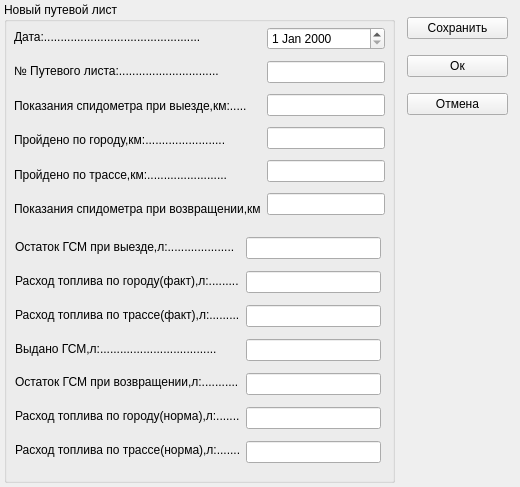
<?xml version="1.0" encoding="UTF-8"?>
<ui version="4.0">
 <class>addGsm</class>
 <widget class="QWidget" name="addGsm">
  <property name="geometry">
   <rect>
    <x>0</x>
    <y>0</y>
    <width>520</width>
    <height>487</height>
   </rect>
  </property>
  <property name="windowTitle">
   <string>Добавить путевой лист</string>
  </property>
  <widget class="QGroupBox" name="groupBox">
   <property name="geometry">
    <rect>
     <x>4</x>
     <y>2</y>
     <width>391</width>
     <height>481</height>
    </rect>
   </property>
   <property name="title">
    <string>Новый путевой лист</string>
   </property>
   <widget class="QWidget" name="layoutWidget">
    <property name="geometry">
     <rect>
      <x>10</x>
      <y>20</y>
      <width>371</width>
      <height>201</height>
     </rect>
    </property>
    <layout class="QHBoxLayout" name="horizontalLayout">
     <item>
      <layout class="QVBoxLayout" name="verticalLayout_3">
       <item>
        <widget class="QLabel" name="label">
         <property name="text">
          <string>Дата:...............................................</string>
         </property>
        </widget>
       </item>
       <item>
        <widget class="QLabel" name="label_2">
         <property name="text">
          <string>№ Путевого листа:..............................</string>
         </property>
        </widget>
       </item>
       <item>
        <widget class="QLabel" name="label_5">
         <property name="text">
          <string>Показания спидометра при выезде,км:.....</string>
         </property>
        </widget>
       </item>
       <item>
        <widget class="QLabel" name="label_3">
         <property name="text">
          <string>Пройдено по городу,км:........................</string>
         </property>
        </widget>
       </item>
       <item>
        <widget class="QLabel" name="label_4">
         <property name="text">
          <string>Пройдено по трассе,км:........................</string>
         </property>
        </widget>
       </item>
       <item>
        <widget class="QLabel" name="label_6">
         <property name="text">
          <string>Показания спидометра при возвращении,км</string>
         </property>
        </widget>
       </item>
      </layout>
     </item>
     <item>
      <layout class="QVBoxLayout" name="verticalLayout">
       <item>
        <widget class="QDateEdit" name="lineDate"/>
       </item>
       <item>
        <widget class="QLineEdit" name="lineNumber"/>
       </item>
       <item>
        <widget class="QLineEdit" name="lineStartMileage"/>
       </item>
       <item>
        <widget class="QLineEdit" name="linePoGorodu"/>
       </item>
       <item>
        <widget class="QLineEdit" name="linePoTrasse"/>
       </item>
       <item>
        <widget class="QLineEdit" name="lineProbegReturned"/>
       </item>
      </layout>
     </item>
    </layout>
   </widget>
   <widget class="QWidget" name="layoutWidget">
    <property name="geometry">
     <rect>
      <x>11</x>
      <y>231</y>
      <width>225</width>
      <height>231</height>
     </rect>
    </property>
    <layout class="QVBoxLayout" name="verticalLayout_4">
     <item>
      <widget class="QLabel" name="label_7">
       <property name="text">
        <string>Остаток ГСМ при выезде,л:....................</string>
       </property>
      </widget>
     </item>
     <item>
      <widget class="QLabel" name="label_17">
       <property name="text">
        <string>Расход топлива по городу(факт),л:.........</string>
       </property>
      </widget>
     </item>
     <item>
      <widget class="QLabel" name="label_11">
       <property name="text">
        <string>Расход топлива по трассе(факт),л:.........</string>
       </property>
      </widget>
     </item>
     <item>
      <widget class="QLabel" name="label_9">
       <property name="text">
        <string>Выдано ГСМ,л:...................................</string>
       </property>
      </widget>
     </item>
     <item>
      <widget class="QLabel" name="label_16">
       <property name="text">
        <string>Остаток ГСМ при возвращении,л:...........</string>
       </property>
      </widget>
     </item>
     <item>
      <widget class="QLabel" name="label_10">
       <property name="text">
        <string>Расход топлива по городу(норма),л:........</string>
       </property>
      </widget>
     </item>
     <item>
      <widget class="QLabel" name="label_15">
       <property name="text">
        <string>Расход топлива по трассе(норма),л:.........</string>
       </property>
      </widget>
     </item>
    </layout>
   </widget>
   <widget class="QWidget" name="layoutWidget">
    <property name="geometry">
     <rect>
      <x>242</x>
      <y>229</y>
      <width>135</width>
      <height>241</height>
     </rect>
    </property>
    <layout class="QVBoxLayout" name="verticalLayout_2">
     <item>
      <widget class="QLineEdit" name="lineStartGsm"/>
     </item>
     <item>
      <widget class="QLineEdit" name="linePoGoroduGsm"/>
     </item>
     <item>
      <widget class="QLineEdit" name="linePoTrasseGsm"/>
     </item>
     <item>
      <widget class="QLineEdit" name="lineGsmGiven"/>
     </item>
     <item>
      <widget class="QLineEdit" name="lineGsmBack"/>
     </item>
     <item>
      <widget class="QLineEdit" name="linePoGoroduGsmNorm"/>
     </item>
     <item>
      <widget class="QLineEdit" name="linePoTrasseGsmNorm"/>
     </item>
    </layout>
   </widget>
  </widget>
  <widget class="QWidget" name="layoutWidget">
   <property name="geometry">
    <rect>
     <x>407</x>
     <y>7</y>
     <width>101</width>
     <height>121</height>
    </rect>
   </property>
   <layout class="QVBoxLayout" name="verticalLayout_5">
    <item>
     <widget class="QPushButton" name="btnSave">
      <property name="text">
       <string>Сохранить</string>
      </property>
     </widget>
    </item>
    <item>
     <widget class="QPushButton" name="btnOk">
      <property name="text">
       <string>Ок</string>
      </property>
     </widget>
    </item>
    <item>
     <widget class="QPushButton" name="btnCancel">
      <property name="text">
       <string>Отмена</string>
      </property>
     </widget>
    </item>
   </layout>
  </widget>
 </widget>
 <resources/>
 <connections/>
</ui>
